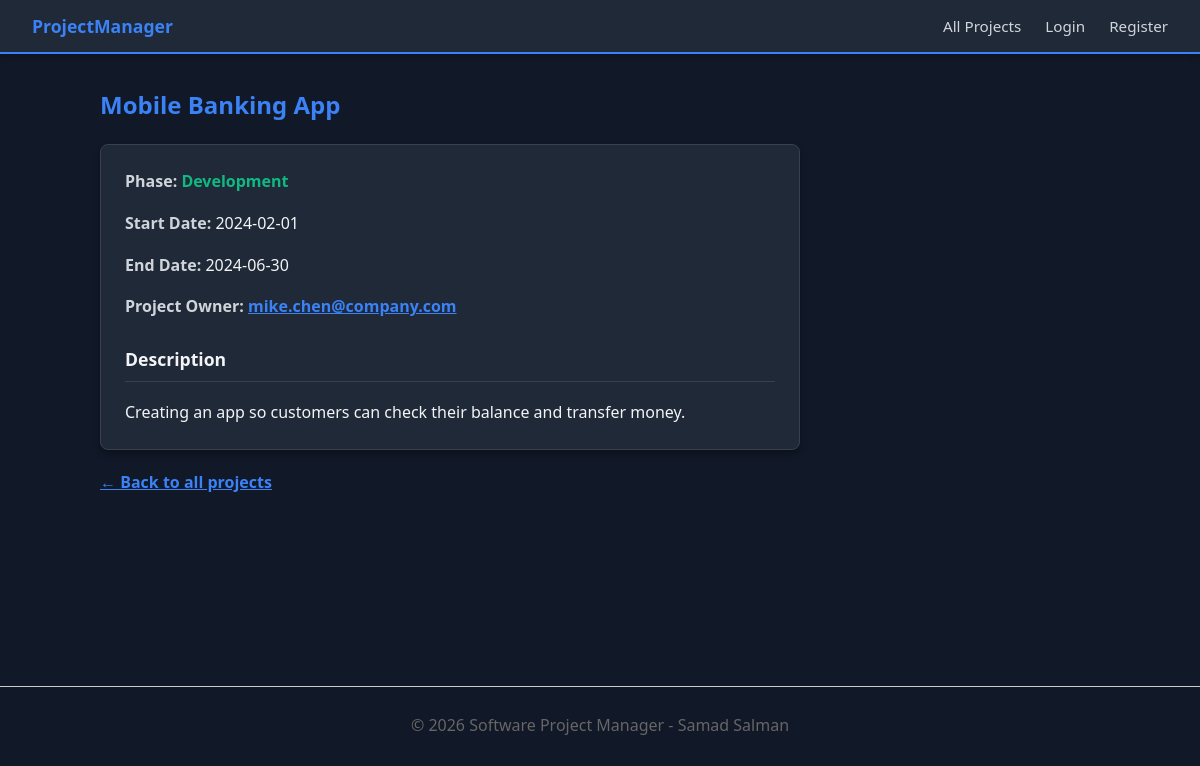
/project.php?id=2, run on the app's committed database.
### tables this page shows
CREATE TABLE `projects` (
  `pid` int(11) NOT NULL,
  `title` varchar(100) NOT NULL,
  `start_date` date NOT NULL,
  `end_date` date DEFAULT NULL,
  `short_description` text DEFAULT NULL,
  `phase` enum('design','development','testing','deployment','complete') NOT NULL,
  `uid` int(11) NOT NULL
);

CREATE TABLE `users` (
  `uid` int(11) NOT NULL,
  `username` varchar(50) NOT NULL,
  `password` varchar(255) NOT NULL,
  `email` varchar(100) NOT NULL
);

### project.php (the view, shortened to what this page needs)
<?php
require_once 'includes/db.php';
$project_id = $_GET['id'];
$stmt = $pdo->prepare("
    SELECT p.title, p.start_date, p.end_date, p.short_description, p.phase, u.email
    FROM projects p
    JOIN users u ON p.uid = u.uid
    WHERE p.pid = ?
");
$stmt->execute([$project_id]);
$project = $stmt->fetch();
require_once 'includes/header.php';
?>
<?php if ($project): ?>
    <div style="max-width: 700px;">
        <h2 style="color: var(--primary);"><?php echo htmlspecialchars($project['title']); ?></h2>
        <div style="background: var(--surface); padding: 1.5rem; border-radius: 8px; border: 1px solid var(--border); box-shadow: 0 4px 6px rgba(0,0,0,0.3);">
            <p style="margin-top: 0;">
                <strong style="color: var(--text-light);">Phase:</strong>
                <span style="text-transform: capitalize; color: var(--accent); font-weight: bold;">
                    <?php echo htmlspecialchars($project['phase']); ?>
                </span>
            </p>
            <p>
                <strong style="color: var(--text-light);">Start Date:</strong>
                <?php echo htmlspecialchars($project['start_date']); ?>
            </p>
            <p>
                <strong style="color: var(--text-light);">End Date:</strong>
                <?php echo $project['end_date'] ? htmlspecialchars($project['end_date']) : '<em style="color: #9CA3AF;">Ongoing / Not specified</em>'; ?>
            </p>
            <p>
                <strong style="color: var(--text-light);">Project Owner:</strong>
                <a href="mailto:<?php echo htmlspecialchars($project['email']); ?>">
                    <?php echo htmlspecialchars($project['email']); ?>
                </a>
            </p>
            <h3 style="margin-top: 25px; border-bottom: 1px solid var(--border); padding-bottom: 8px; font-size: 1.1rem;">Description</h3>
            <p style="white-space: pre-wrap; line-height: 1.6; margin-bottom: 0; color: var(--text);"><?php echo htmlspecialchars($project['short_description']); ?></p>
        </div>
        <div style="margin-top: 20px;">
            <a href="index.php">&larr; Back to all projects</a>
        </div>
    </div>
<?php else: ?>
    <h2>Project Not Found</h2>
    <p>The project you are looking for does not exist or has been removed.</p>
    <a href="index.php">Return to homepage</a>
<?php endif; ?>
<?php require_once 'includes/footer.php'; ?>

### includes/header.php (style rules this page uses)
:root { --primary: #3B82F6; --primary-hover: #1D4ED8; --bg: #111827; --surface: #1F2937; --text: #F3F4F6; --text-light: #D1D5DB; --border: #374151; --accent: #10B981; }
body { font-family: 'Segoe UI', system-ui, sans-serif; background-color: var(--bg); color: var(--text); line-height: 1.6; margin: 0; padding: 0; }
h1, h2, h3 { color: var(--text); margin-top: 0; }
a { color: var(--primary); font-weight: 600; }

### data on the page
projects: title "Mobile Banking App", phase "Development", start_date "2024-02-01", end_date "2024-06-30", uid.email "mike.chen@company.com", short_description "Creating an app so customers can check their balance and transfer money."
